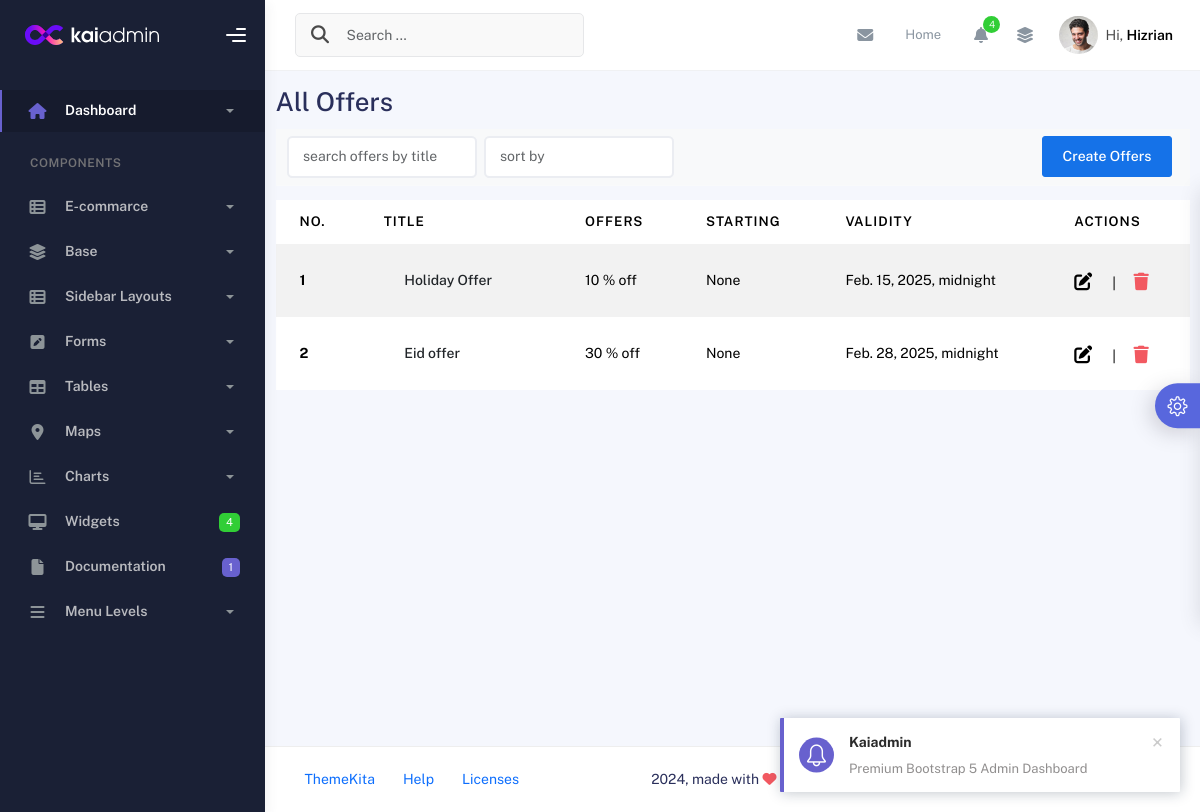
The page /menu/offers/ (signed in) on the database as committed earlier.
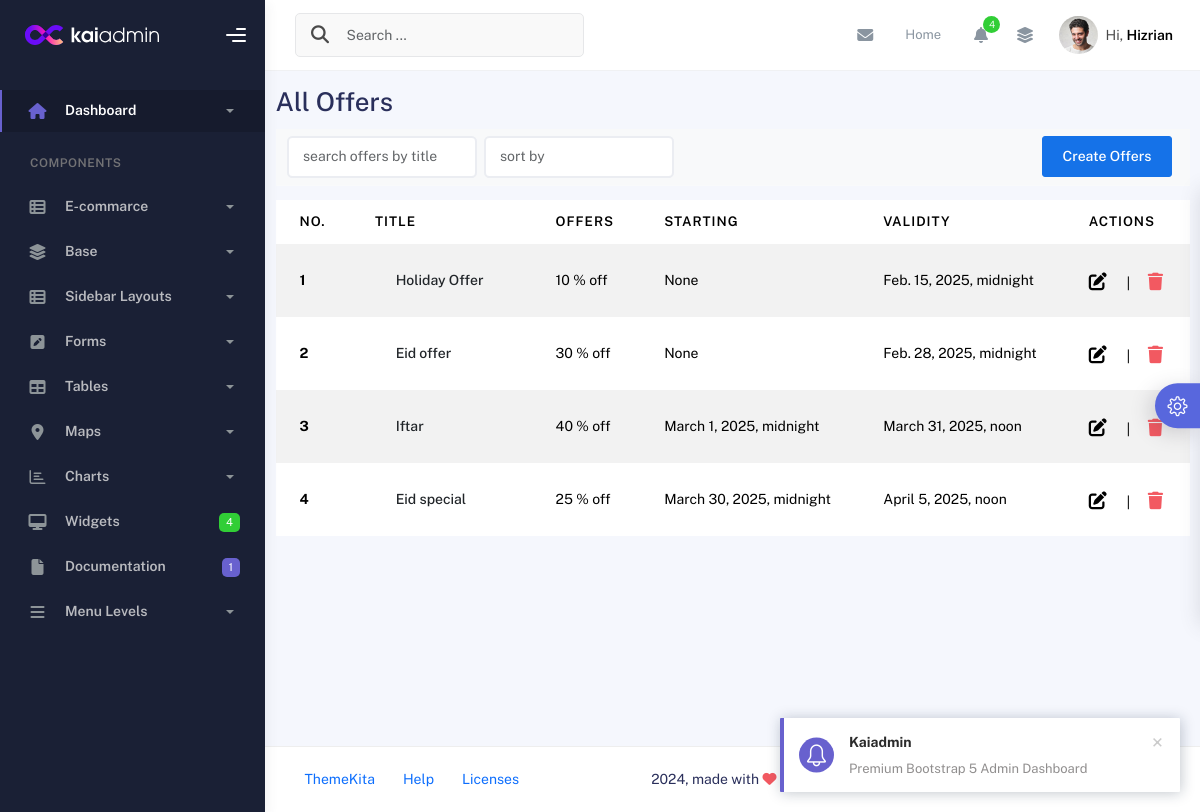
The same page on the database as committed later.
### menuapp/models.py (models this page shows, shortened)
class Offer(models.Model):
    foods = models.ManyToManyField(Food, related_name="foods")
    title = models.CharField(max_length=100, null=True, blank=True)
    description = models.CharField(max_length=150, null=True, blank=True)
    offer_persentage = models.IntegerField(null=True, blank=True)
    created_at = models.DateTimeField(auto_now_add=True)
    start_date = models.DateTimeField(null=True, blank=True)
    last_date = models.DateTimeField(null=True, blank=True)
    def total_price(self):
        return sum(food.price for food in self.foods.all())
    def less_price(self):
        total = self.total_price()
        return ((total*self.offer_persentage) // 100)
    def final_price(self):
        return (self.total_price() - self.less_price())
    def duration(self):
        if self.start_date and self.last_date:
            return self.last_date - self.start_date
        return timedelta(0)  # Default if dates are missing
    def formatted_duration(self):
        duration = self.duration()
        days = duration.days
        hours, remainder = divmod(duration.seconds, 3600)
        minutes, seconds = divmod(remainder, 60)
        if days > 0:
            return f"{days} days, {hours} hours, {minutes} minutes"
        return f"{hours} hours, {minutes} minutes"

### menuapp/views.py (the view)
# urls.py: path('offers/', views.offer_view, name='offers'),
@login_required
def offer_view(request):
    if not request.user.is_superuser:
        return redirect('profile')
    offers = Offer.objects.all()
    context = {
        'offers': offers
    }
    return render(request, 'menuapp/offer.html', context)

### menuapp/templates/menuapp/offer.html (shortened to what this page needs)
{% extends 'dashboardapp/index.html' %}
{% block content %}
<div class="container">
    <h2 class="mt-3">All Offers</h2>
    <nav class="navbar navbar-expand-lg bg-body-tertiary mb-3">
        <div class="container-fluid">
            <form class="d-flex" role="search">
                <input class="form-control me-2" type="search" placeholder="search offers by title" aria-label="Search">
            </form>
            <form class="d-flex" role="search">
                <input class="form-control me-2" type="search" placeholder="sort by" aria-label="Search">
            </form>
            <div class="collapse navbar-collapse d-flex justify-content-end" id="navbarNavAltMarkup">
                <div class="navbar-nav">
                    <a class="btn btn-primary me-2" href="{% url 'createoffer' %}">Create Offers</a>
                </div>
            </div>
        </div>
    </nav>
    <table class="table table-striped">
        <thead>
            <tr>
                <th scope="col">no.</th>
                <th scope="col" class="text-align-center">Title</th>
                <th scope="col">Offers</th>
                <th scope="col">Starting</th>
                <th scope="col">Validity</th>
                <th scope="col">Actions</th>
            </tr>
        </thead>
        <tbody>
            {% for offer in offers %}
                <tr class="">
                    <th scope="row">{{ forloop.counter }}</th>
                    <td>
                        <button type="button" class="btn" data-bs-toggle="modal" data-bs-target="#foodModal{{offer.id}}" data-bs-whatever="@mdo">{{offer.title}}</button>
                    </td>
                    <td>{{offer.offer_persentage}} % off</td>
                    <td>{{offer.start_date}}</td>
                    <td>{{offer.last_date}}</td>
                    <td>
                        <a href="{% url 'editoffer' offer.pk %}" class="text-black fs-3 me-3">
                            <i class="fa-solid fa-pen-to-square" style="font-size: large;"></i>
                        </a>
                        |
                        <a href="{% url 'deleteoffer' offer.pk %}" class="text-danger fs-5 ms-3">
                            <i class="fa-solid fa-trash"></i>
                        </a>
                    </td>
                </tr>
            {% endfor %}
        </tbody>
    </table>
</div>
{% endblock %}

Rows that differ between the two databases and show on the page:
added Offer: title "Iftar", offer_persentage "40", start_date "March 1, 2025, midnight", last_date "March 31, 2025, noon"
added Offer: title "Eid special", offer_persentage "25", start_date "March 30, 2025, midnight", last_date "April 5, 2025, noon"
